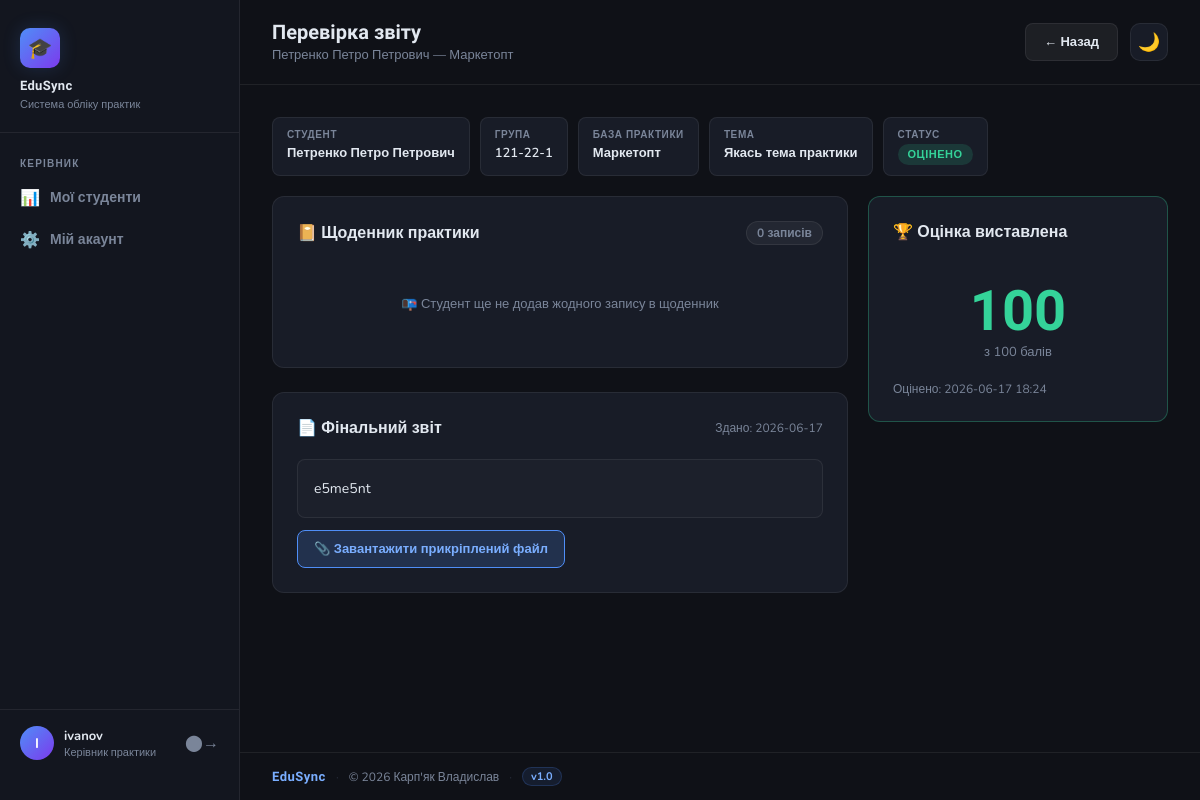
The page /teacher/report/1 (signed in) on the database its author committed.
### tables this page shows
CREATE TABLE students (
            id          INTEGER PRIMARY KEY AUTOINCREMENT,
            full_name   TEXT NOT NULL,
            group_name  TEXT NOT NULL,
            user_id     INTEGER UNIQUE NOT NULL,
            FOREIGN KEY (user_id) REFERENCES users (id) ON DELETE CASCADE
        );

CREATE TABLE companies (
            id              INTEGER PRIMARY KEY AUTOINCREMENT,
            name            TEXT NOT NULL,
            address         TEXT NOT NULL,
            phone           TEXT,
            contact_person  TEXT
        );

CREATE TABLE "practices" (
                id          INTEGER PRIMARY KEY AUTOINCREMENT,
                student_id  INTEGER NOT NULL,
                company_id  INTEGER NOT NULL,
                teacher_id  INTEGER NOT NULL,
                start_date  DATE NOT NULL,
                end_date    DATE NOT NULL,
                topic       TEXT NOT NULL,
                status      TEXT DEFAULT 'assigned'
                            CHECK(status IN ('assigned', 'in_progress', 'submitted', 'graded', 'revision')),
                FOREIGN KEY (student_id) REFERENCES students (id) ON DELETE CASCADE,
                FOREIGN KEY (company_id) REFERENCES companies (id) ON DELETE CASCADE,
                FOREIGN KEY (teacher_id) REFERENCES teachers (id) ON DELETE CASCADE
            );

CREATE TABLE reports (
            id               INTEGER PRIMARY KEY AUTOINCREMENT,
            practice_id      INTEGER UNIQUE NOT NULL,
            content_text     TEXT,
            file_path        TEXT,
            submitted_at     TIMESTAMP DEFAULT CURRENT_TIMESTAMP,
            grade            INTEGER,
            teacher_comment  TEXT,
            graded_at        TIMESTAMP,
            FOREIGN KEY (practice_id) REFERENCES practices (id) ON DELETE CASCADE
        );

### app.py (the view, shortened to what this page needs)
@app.route('/teacher/report/<int:practice_id>', methods=['GET', 'POST'])
@teacher_required
def teacher_view_report(practice_id):
    practice = get_practice_by_id(practice_id)
    report   = get_report_by_practice_id(practice_id)
    diary    = get_diary_entries(practice_id)
    if not practice:
        flash('Практику не знайдено.', 'danger')
        return redirect(url_for('teacher_dashboard'))
    teacher = get_teacher_by_user_id(get_current_user_id())
    if not teacher or practice['teacher_id'] != teacher['id']:
        flash('Немає доступу — це не ваш студент.', 'danger')
        return redirect(url_for('teacher_dashboard'))
    return render_template('teacher/report.html',
                           practice=practice,
                           report=report,
                           diary=diary)

### auth.py (called while the page is built)
def get_current_user_id():
    return session.get('user_id')

def get_current_user_role():
    return session.get('user_role')

def is_logged_in():
    return 'user_id' in session

def teacher_required(f):
    @wraps(f)
    def decorated_function(*args, **kwargs):
        if not is_logged_in():
            flash('Будь ласка, увійдіть у систему.', 'warning')
            return redirect(url_for('login'))
        if get_current_user_role() != 'teacher':
            flash('У вас немає доступу до цієї сторінки.', 'danger')
            return redirect(url_for('dashboard'))
        return f(*args, **kwargs)
    return decorated_function

### database.py (called while the page is built)
def get_db_connection():
    conn = sqlite3.connect(DB_NAME)
    conn.execute('PRAGMA foreign_keys = ON')
    conn.row_factory = sqlite3.Row
    return conn

def get_teacher_by_user_id(user_id):
    conn = get_db_connection()
    teacher = conn.execute(
        'SELECT * FROM teachers WHERE user_id = ?', (user_id,)
    ).fetchone()
    conn.close()
    return teacher

def get_practice_by_id(practice_id):
    conn = get_db_connection()
    practice = conn.execute('''
        SELECT practices.*,
               students.full_name   AS student_name,
               students.group_name  AS student_group,
               companies.name       AS company_name,
               teachers.full_name   AS teacher_name
        FROM practices
        JOIN students  ON practices.student_id = students.id
        JOIN companies ON practices.company_id = companies.id
        JOIN teachers  ON practices.teacher_id = teachers.id
        WHERE practices.id = ?
    ''', (practice_id,)).fetchone()
    conn.close()
    return practice

def get_diary_entries(practice_id):
    conn = get_db_connection()
    entries = conn.execute(
        'SELECT * FROM diary_entries WHERE practice_id = ? ORDER BY entry_date DESC',
        (practice_id,)
    ).fetchall()
    conn.close()
    return entries

def get_report_by_practice_id(practice_id):
    conn = get_db_connection()
    report = conn.execute(
        'SELECT * FROM reports WHERE practice_id = ?', (practice_id,)
    ).fetchone()
    conn.close()
    return report

### templates/teacher/report.html (shortened to what this page needs)
{% extends 'base.html' %}
{% block page_title %}Перевірка звіту{% endblock %}
{% block page_subtitle %}{{ practice.student_name }} — {{ practice.company_name }}{% endblock %}
{% block topbar_actions %}
    <a href="{{ url_for('teacher_dashboard') }}" class="btn btn-secondary">← Назад</a>
{% endblock %}
{% block content %}
<div class="info-strip">
    <div class="info-chip">
        <span class="chip-label">Студент</span>
        <span class="chip-val">{{ practice.student_name }}</span>
    </div>
    <div class="info-chip">
        <span class="chip-label">Група</span>
        <span class="chip-val">{{ practice.student_group }}</span>
    </div>
    <div class="info-chip">
        <span class="chip-label">База практики</span>
        <span class="chip-val">{{ practice.company_name }}</span>
    </div>
    <div class="info-chip">
        <span class="chip-label">Тема</span>
        <span class="chip-val">{{ practice.topic }}</span>
    </div>
    <div class="info-chip">
        <span class="chip-label">Статус</span>
        <span class="badge badge-{{ practice.status }}">
            {% if practice.status == 'submitted' %}Звіт здано
            {% elif practice.status == 'graded' %}Оцінено
            {% else %}{{ practice.status }}{% endif %}
        </span>
    </div>
</div>
<div class="review-layout">
    <div class="left-col">
        <div class="card">
            <div class="card-header">
                <div class="card-title">📔 Щоденник практики</div>
                <span class="entry-count">{{ diary | length }} записів</span>
            </div>
            {% if diary %}
                <div class="diary-list">
                    {% for entry in diary %}
                        <div class="diary-item">
                            <div class="diary-date-col">
                                <div class="d-day">{{ entry.entry_date[8:10] }}</div>
                                <div class="d-month">
                                    {% set months = ['', 'Січ', 'Лют', 'Бер', 'Кві', 'Тра', 'Чер',
                                                     'Лип', 'Сер', 'Вер', 'Жов', 'Лис', 'Гру'] %}
                                    {{ months[entry.entry_date[5:7] | int] }}
                                </div>
                            </div>
                            <div class="diary-line"></div>
                            <div class="diary-text">{{ entry.content }}</div>
                        </div>
                    {% endfor %}
                </div>
            {% else %}
                <div class="mini-empty">📭 Студент ще не додав жодного запису в щоденник</div>
            {% endif %}
        </div>
        {% if report %}
            <div class="card">
                <div class="card-header">
                    <div class="card-title">📄 Фінальний звіт</div>
                    <span class="submitted-info">
                        Здано: {{ report.submitted_at[:10] if report.submitted_at else '—' }}
                    </span>
                </div>
                <div class="report-text">{{ report.content_text or 'Текст звіту відсутній.' }}</div>
                {% if report.file_path %}
                    <a href="{{ url_for('download_report_file', practice_id=practice.id) }}"
                       class="file-dl">📎 Завантажити прикріплений файл</a>
                {% endif %}
            </div>
        {% else %}
            <div class="card">
                <div class="mini-empty">📭 Студент ще не здав фінальний звіт</div>
            </div>
        {% endif %}
    </div>
    <div class="right-col">
        {% if report and report.grade %}
            <div class="card graded-card">
                <div class="card-header">
                    <div class="card-title">🏆 Оцінка виставлена</div>
                </div>
                <div class="grade-display">
                    <div class="grade-big">{{ report.grade }}</div>
                    <div class="grade-label">з 100 балів</div>
                </div>
                <div class="graded-date">
                    Оцінено: {{ report.graded_at[:16] if report.graded_at else '—' }}
                </div>
            </div>
        {% endif %}
    </div>
</div>
{% endblock %}

### templates/base.html (style rules this page uses)
:root { --bg: #0f1117; --bg-card: #181c27; --bg-sidebar: #13161f; --accent: #4f8ef7; --accent-light: #7aaeff; --accent-glow: rgba(79, 142, 247, 0.18); --success: #34d399; --warning: #fbbf24; --danger: #f87171; --info: #60a5fa; --text: #e2e8f0; --text-muted: #7a8599; --border: rgba(255,255,255,0.07); --sidebar-w: 240px; --radius: 12px; }
body, .sidebar, .card, .topbar, .form-control, .stat-card, .nav-link, .btn { transition: background-color 0.25s ease, color 0.25s ease, border-color 0.25s ease; }
*, *::before, *::after { box-sizing: border-box; margin: 0; padding: 0; }
body { font-family: 'Nunito', sans-serif; background: var(--bg); color: var(--text); min-height: 100vh; display: flex; }
a { color: var(--accent-light); text-decoration: none; }
.card { background: var(--bg-card); border: 1px solid var(--border); border-radius: var(--radius); padding: 24px; margin-bottom: 24px; }
.card-header { display: flex; align-items: center; justify-content: space-between; margin-bottom: 20px; }
.card-title { font-size: 16px; font-weight: 700; color: var(--text); }
.btn { display: inline-flex; align-items: center; gap: 6px; padding: 9px 18px; border-radius: 8px; font-family: 'Nunito', sans-serif; font-size: 13px; font-weight: 700; cursor: pointer; border: none; transition: all 0.2s; text-decoration: none; }
.btn-secondary { background: rgba(255,255,255,0.06); color: var(--text); border: 1px solid var(--border); }
.badge { display: inline-block; padding: 3px 10px; border-radius: 20px; font-size: 11px; font-weight: 700; text-transform: uppercase; letter-spacing: 0.5px; }
.badge-graded { background: rgba(52,211,153,0.15); color: var(--success); }

### templates/teacher/report.html (style rules this page uses)
.info-strip { display: flex; flex-wrap: wrap; gap: 10px; margin-bottom: 20px; }
.info-chip { display: flex; flex-direction: column; gap: 2px; background: var(--bg-card); border: 1px solid var(--border); border-radius: 8px; padding: 10px 14px; }
.chip-label { font-size: 10px; font-weight: 700; text-transform: uppercase; letter-spacing: 0.6px; color: var(--text-muted); }
.chip-val { font-size: 13px; font-weight: 600; color: var(--text); }
.review-layout { display: grid; grid-template-columns: 1fr 300px; gap: 20px; align-items: start; }
.left-col, .right-col { display: flex; flex-direction: column; }
.entry-count { font-size: 12px; font-weight: 700; color: var(--text-muted); background: rgba(255,255,255,0.05); border: 1px solid var(--border); padding: 3px 10px; border-radius: 20px; }
.submitted-info { font-size: 12px; color: var(--text-muted); }
.file-dl { display: inline-flex; align-items: center; gap: 8px; margin-top: 12px; padding: 9px 16px; background: var(--accent-glow); border: 1px solid var(--accent); border-radius: 8px; color: var(--accent-light); font-size: 13px; font-weight: 700; text-decoration: none; transition: all 0.2s; }
.report-text { font-size: 14px; color: var(--text); line-height: 1.8; white-space: pre-wrap; background: rgba(255,255,255,0.02); border: 1px solid var(--border); border-radius: 8px; padding: 16px; max-height: 400px; overflow-y: auto; }
.graded-card { border-color: rgba(52,211,153,0.3); }
.grade-display { text-align: center; padding: 20px 0; }
.grade-big { font-family: 'Raleway', sans-serif; font-size: 56px; font-weight: 800; color: #34d399; line-height: 1; }
.grade-label { font-size: 13px; color: var(--text-muted); margin-top: 4px; }
.graded-date { font-size: 12px; color: var(--text-muted); }
.mini-empty { padding: 30px; text-align: center; font-size: 13px; color: var(--text-muted); }

### rows shown on the page
students: student_name "Петренко Петро Петрович", student_group "121-22-1"
companies: company_name "Маркетопт"
practices: topic "Якась тема практики"
reports: submitted_at "2026-06-17", content_text "e5me5nt", grade "100", graded_at "2026-06-17 18:24"

### other values the page prints
{{ session.get('user_login', '?')[0].upper() }} "I"
{{ session.get('user_login', '') }} "ivanov"
{{ diary | length }} "0"
